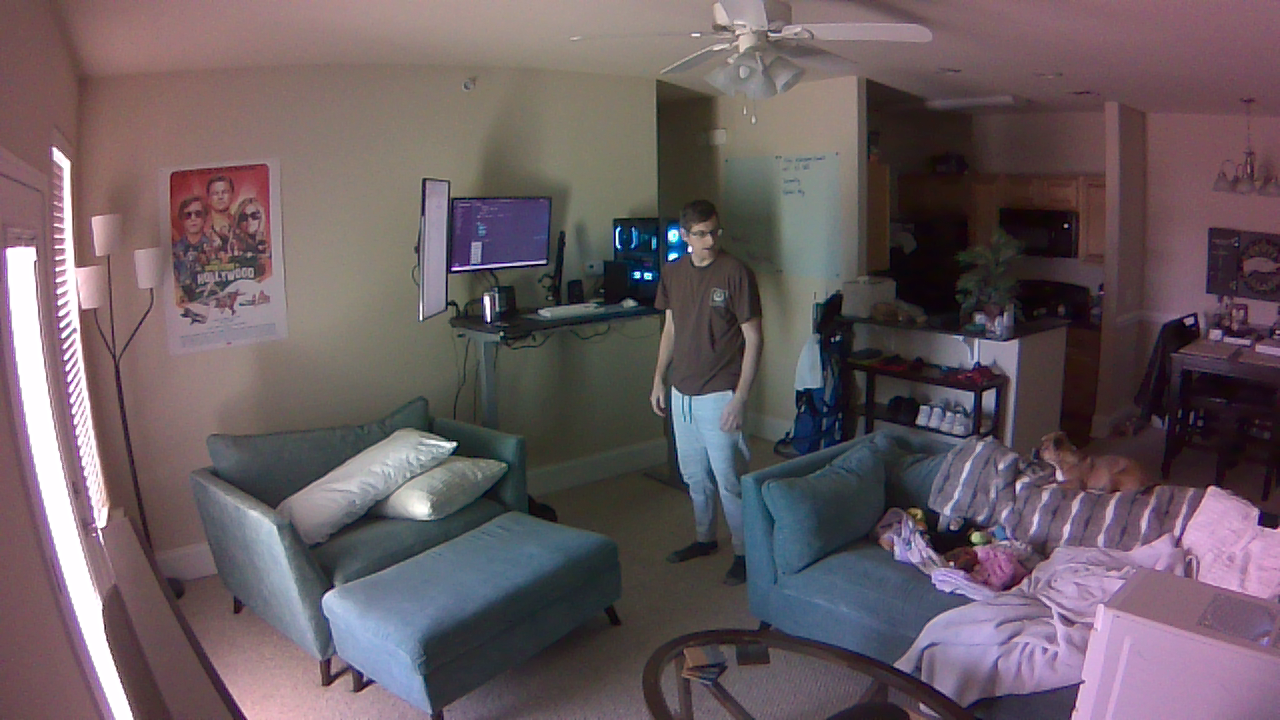
#> input picture app/images/pic_228.png, 1280 x 720 px
$ python warmup.py
#> lines starting #> are read from the running program, lines starting #| are printed output that depends on the picture
#> in create_warmup_file, img is the input picture: shape (720, 1280, 3) int8; mean B, G, R 44.1, 41.3, 16.3
import cv2


def letterbox(
    image=None,
    new_shape=(640, 640),
    auto=False,
    scaleFill=False,
    scaleup=True,
    center=True,
    stride=32,
    labels=None
):
#> called with new_shape = (640, 640), auto = False, scaleFill = False, scaleup = True, center = True, stride = 32
    labels = {}
    img = image
    shape = img.shape[:2]  # current shape [height, width]
#> shape = (720, 1280)
    new_shape = labels.pop("rect_shape", new_shape)
    if isinstance(new_shape, int):
        new_shape = (new_shape, new_shape)

    # Scale ratio (new / old)
    r = min(new_shape[0] / shape[0], new_shape[1] / shape[1])
#> r = 0.5
    if not scaleup:  # only scale down, do not scale up (for better val mAP)
        r = min(r, 1.0)

    # Compute padding
    ratio = r, r  # width, height ratios
#> ratio = (0.5, 0.5)
    new_unpad = int(round(shape[1] * r)), int(round(shape[0] * r))
#> new_unpad = (640, 360)
    dw, dh = new_shape[1] - new_unpad[0], new_shape[0] - new_unpad[1]  # wh padding
#> dw = 0; dh = 280
    if auto:  # minimum rectangle
        dw, dh = np.mod(dw, stride), np.mod(dh, stride)  # wh padding
    elif scaleFill:  # stretch
        dw, dh = 0.0, 0.0
        new_unpad = (new_shape[1], new_shape[0])
        ratio = new_shape[1] / shape[1], new_shape[0] / shape[0]  # width, height ratios

    if center:
        dw /= 2  # divide padding into 2 sides
        dh /= 2
#> dh = 140

    if shape[::-1] != new_unpad:  # resize
        img = cv2.resize(img, new_unpad, interpolation=cv2.INTER_LINEAR)
#> img: shape (360, 640, 3)
    top, bottom = int(round(dh - 0.1)) if center else 0, int(round(dh + 0.1))
#> top = 140; bottom = 140
    left, right = int(round(dw - 0.1)) if center else 0, int(round(dw + 0.1))
#> left = 0; right = 0
    img = cv2.copyMakeBorder(
        img, top, bottom, left, right, cv2.BORDER_CONSTANT, value=(114, 114, 114)
    )  # add border
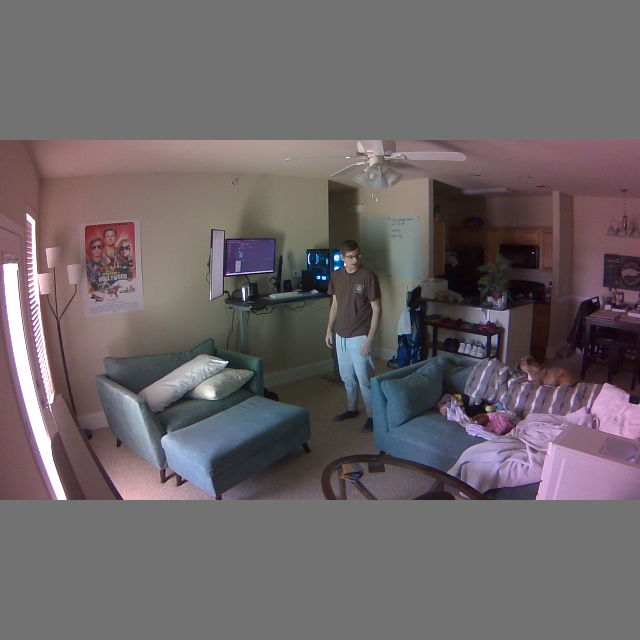
#> img: shape (640, 640, 3); mean R, G, B 108.8, 101.4, 104.4
    if labels.get("ratio_pad"):
        labels["ratio_pad"] = (labels["ratio_pad"], (left, top))  # for evaluation

    return img


def create_warmup_file(save_path, np_array=None, string=False, string_list=None, img_path=None, dtype='float32'):
    # For Triton model warmup, typical model input is a np.array, string, or image
    # The warmup files must be in bytes, so use this function to create them.
    if hasattr(np_array, 'shape'):
        np_array = np_array.astype(dtype)
        np_array.tofile(save_path)
    elif isinstance(img_path, str):
        import cv2
        img = cv2.imread(img_path).astype(dtype)
        img.tofile(save_path)
    elif isinstance(string, str):
        from tritonclient.utils import serialize_byte_tensor
        serialized = serialize_byte_tensor(np.array([string.encode("utf-8")], dtype=object))
        with open(save_path, "wb") as f:
            f.write(serialized.item())
    elif isinstance(string_list, list):
        from tritonclient.utils import serialize_byte_tensor
        output = []
        for item in string_list:
            output.append(item.encode("utf-8"))

        serialized = serialize_byte_tensor(np.array(output, dtype=object))
        with open(save_path, "wb") as f:
            f.write(serialized.item())
    else:
        print("Invalid input. Input a numpy array, string, string list, or image path.")


if __name__ == "__main__":
    import numpy as np

    # preprocess
    create_warmup_file(
        "./preprocess/warmup/INPUT_0",
        img_path="../app/images/pic_228.png",
        dtype='int8'
    )

    # object_detection
    img = cv2.imread("../app/images/pic_228.png")
    img = cv2.cvtColor(img, cv2.COLOR_BGR2RGB)
    img = letterbox(
        img,
        (640, 640)
    )
    img = np.stack(img)
    img = img[..., ::-1].transpose((2, 0, 1))
    img = np.ascontiguousarray(img).astype('float16')
    img /= 255
    create_warmup_file(
        "./object_detection/warmup/images",
        np_array=img[None],
        dtype='float16'
    )

$ run again, with app/images/image_1280_720.png copied over app/images/pic_228.png
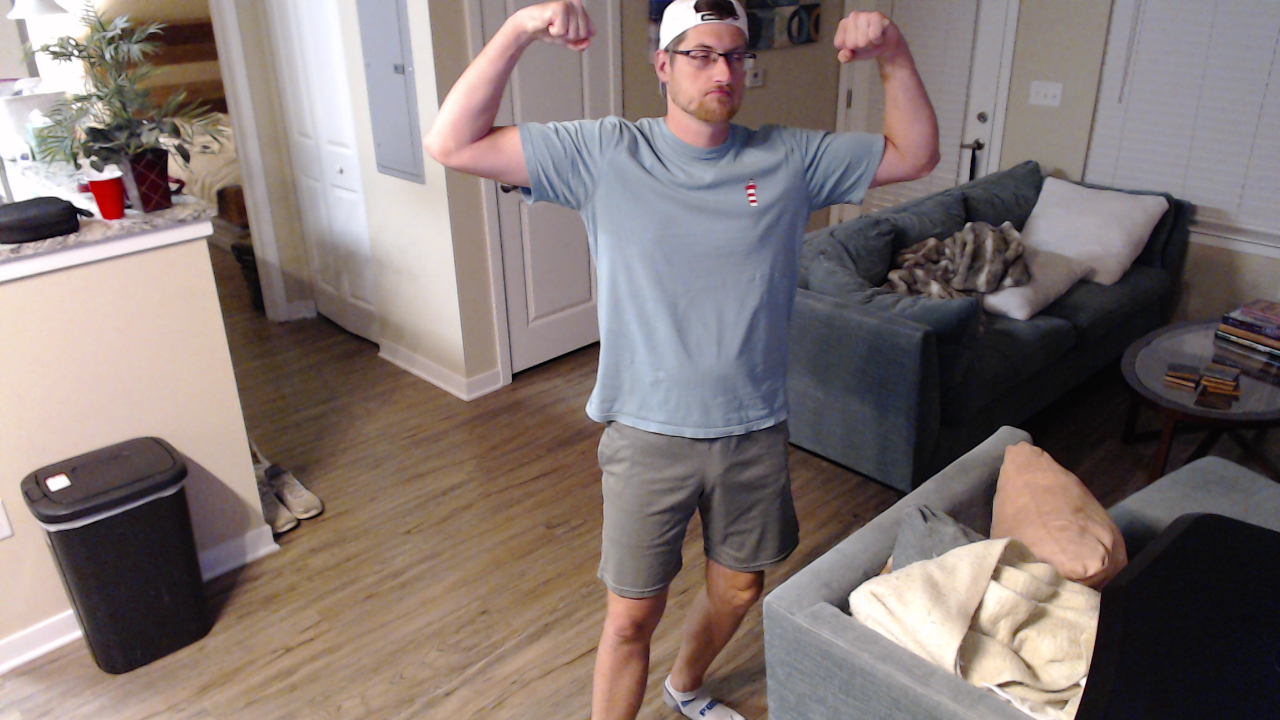
#> input picture app/images/image_1280_720.png, 1280 x 720 px
#> in create_warmup_file, img is the input picture: shape (720, 1280, 3) int8; mean B, G, R 2.2, -9.5, -18.7
#> in letterbox, `img = cv2.copyMakeBorder( img, top, bottom, left, right, cv2.BORDER_CO..`:
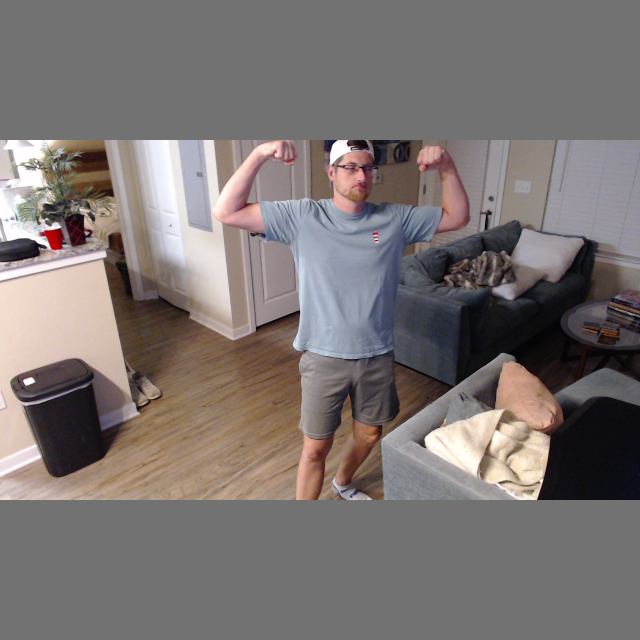
#> img: shape (640, 640, 3); mean R, G, B 123.2, 116.3, 114.5
